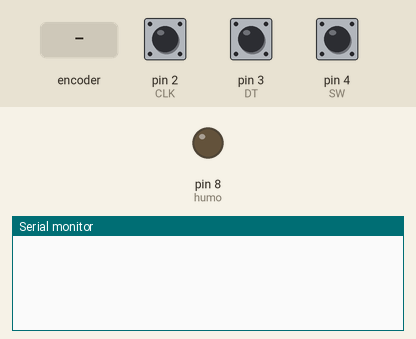
Recording of a sketch running on a simulated Arduino Uno, built with avr-gcc and run on an emulated ATmega328P. On the bench: output pins drawn as LEDs (lit = HIGH), the last lines printed to the serial monitor. The inputs (shaded band) are chosen by the test bench; at power-on: pin 4 (SW) HIGH, pin 2 (CLK) HIGH, pin 3 (DT) HIGH.

Above: at 1.2 s.
1.3 s: rotary encoder on pin 2 (CLK) / pin 3 (DT) turned 1 step (first pin leading)
At 2.6 s:
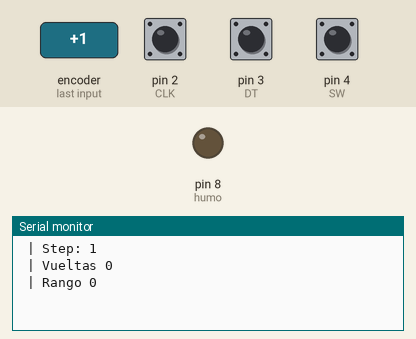
3.0 s: pin 4 (SW) pulled LOW for 0.15 s
At 3.5 s:
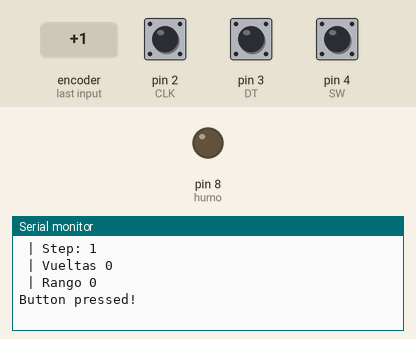

Measured:
- after the input at 1.3 s, the serial monitor: prints a new line after 0.05 s (image 1)
- after the input at 3.0 s, the serial monitor: prints a new line at once (image 2)

The sketch:

encoderConRangosFunciona.ino
```cpp
// Entradas del encoder rotatorio
#define CLK 2
#define DT 3
#define SW 4
int step = 0;
int currentStateCLK;
int lastStateCLK;
int vueltas;
int rango;
String currentDir = "";
unsigned long lastButtonPress = 0;
const int humo = 8;

void setup() {

	// ajusta los pines del encoder como entradas
	pinMode(CLK, INPUT);
	pinMode(DT, INPUT);
	pinMode(SW, INPUT_PULLUP);

	pinMode(humo, HIGH);

	// ajusta el Monitor Serial
	Serial.begin(9600);

	// lee el estado inicial del CLK
	lastStateCLK = digitalRead(CLK);
}

void loop() {

	// --- CALCULO DE VUELTAS ---
	// Lee el estado actual del CLK
	currentStateCLK = digitalRead(CLK);
	// si los ultimos estado actuales del CLK son diferentes entonces ocurrió un pulso
	// Reacciona solo a 1 cambio de estado para evitar un doble conteo

	if (currentStateCLK != lastStateCLK && currentStateCLK == 1) {

		// si el estado DT es diferente al estado del CLK
		// entonces el encoder de rotación tiene un CCW y esto significa que
		//está en sentido antihorario CCW es decir Esta decrementando
		if (digitalRead(DT) != currentStateCLK) {
			step++;
			currentDir = "CW";
		} else {
			// } CW sentido Horario así que incrementa
			step--;
			currentDir = "CCW";
		}

		if (step % 20 == 0) {
			vueltas++;
		}

		// --- CALCULO DE RANGOS ---
		if (vueltas >= 0 && vueltas <= 1) {
			rango = 0;
		} else if (vueltas >= 2 && vueltas <= 8) {
			rango = 1;
		} else if (vueltas >= 9 && vueltas <= 16) {
			rango = 2;
		} else if (vueltas >= 17 && vueltas <= 24) {
			rango = 3;
		} else if (vueltas >= 25 && vueltas <= 29) {
			rango = 4;
		} else if (vueltas >= 30) {
			rango = 5;
		}

// // control de humificador
// 		if (rango == 2) {
// 			digitalWrite(humo, LOW);
// 		}

		// Serial.print("Direction: ");
		// Serial.println(currentDir);
		Serial.print(" | Step: ");
		Serial.println(step);
		Serial.print(" | Vueltas ");
		Serial.println(vueltas);
		Serial.print(" | Rango ");
		Serial.println(rango);
	}
	// guardar el ultimo estado de CLK
	lastStateCLK = currentStateCLK;
	// lee el estado del boton
	int btnState = digitalRead(SW);
	//si nosotros detectamos una senal baja, presionamos el boton
	if (btnState == LOW) {
		//si han pasado 50ms desde la ultimo pulso bajo,
		//significa que el botón ha sido presionado,suéltelo y presione otra //vez
		if (millis() - lastButtonPress > 50) {
			Serial.println("Button pressed!");
		}
		// guarda el ultimo evento de pulsación del boton
		lastButtonPress = millis();
	}
	// Ponga un ligero retardo para ayudar a eliminar el rebote de la //lectura
	delay(1);
}
```
